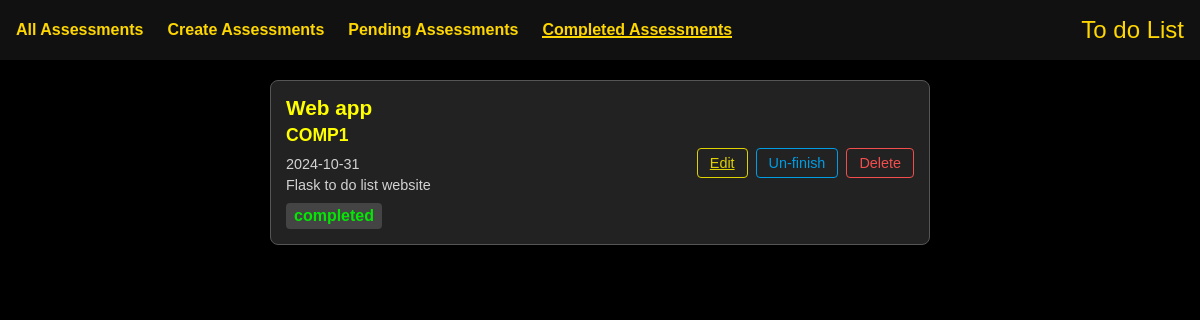
The page /completed on the database as committed earlier.
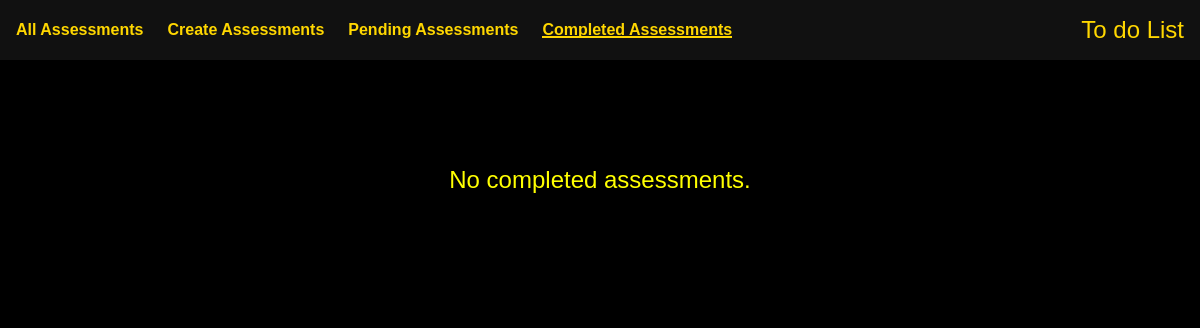
The same page on the database as committed later.
### app/models.py (models this page shows, shortened)
class Assessment(db.Model):
    id = db.Column(db.Integer, primary_key=True)
    title = db.Column(db.String(100), nullable=False)
    module_code = db.Column(db.String(20), nullable=False)
    deadline = db.Column(db.DateTime, nullable=False)  # Ensure this is defined
    description = db.Column(db.Text, nullable=True)
    status = db.Column(db.String(10), nullable=False)

### app/routes.py (the view)
@main.route('/completed')
def completed():
    completed_assessments = Assessment.query.filter_by(status='completed').all()
    return render_template('completed.html', assessments=completed_assessments)  # Create a separate template for completed assessments

### app/templates/completed.html (shortened to what this page needs)
{% extends 'base.html' %}
{% block content %}
    <div class="assessment-container">
        {% for assessment in assessments %}
            <div class="assessment-box">
                <div class="task-content">
                    <span class="title">{{ assessment.title }}</span>
                    <span class="module-code">{{ assessment.module_code }}</span>
                    <span class="deadline">{{ assessment.deadline.strftime('%Y-%m-%d') }}</span>
                    <span class="description">{{ assessment.description }}</span>
                    <span class="status {% if assessment.status == 'pending' %}pending{% else %}completed{% endif %}">
                        {{ assessment.status }}
                    </span>
                </div>
                <div class="task-actions">
                    <a href="{{ url_for('main.edit_assessment', assessment_id=assessment.id) }}" class="btn edit-task">Edit</a>
                    {% if assessment.status == 'completed' %}
                    <form method="POST" action="{{ url_for('main.unfinish_status', assessment_id=assessment.id) }}">
                        <button type="submit" class="unfinish-btn">Un-finish</button>
                    </form>
                    {% endif %}
                    <form action="{{ url_for('main.delete_task', id=assessment.id) }}" method="POST" style="display: inline;">
                        <button type="submit" class="btn delete-task">Delete</button>
                    </form>
                </div>
            </div>
        {% else %}
            <p class="no-assessments">No completed assessments.</p>
        {% endfor %}
    </div>
{% endblock %}

Rows that differ between the two databases and show on the page:
removed Assessment: title "Web app", module_code "COMP1", deadline "2024-10-31", description "Flask to do list website", status "completed"
Other text that changed with them:
text now shown: "No completed assessments."
